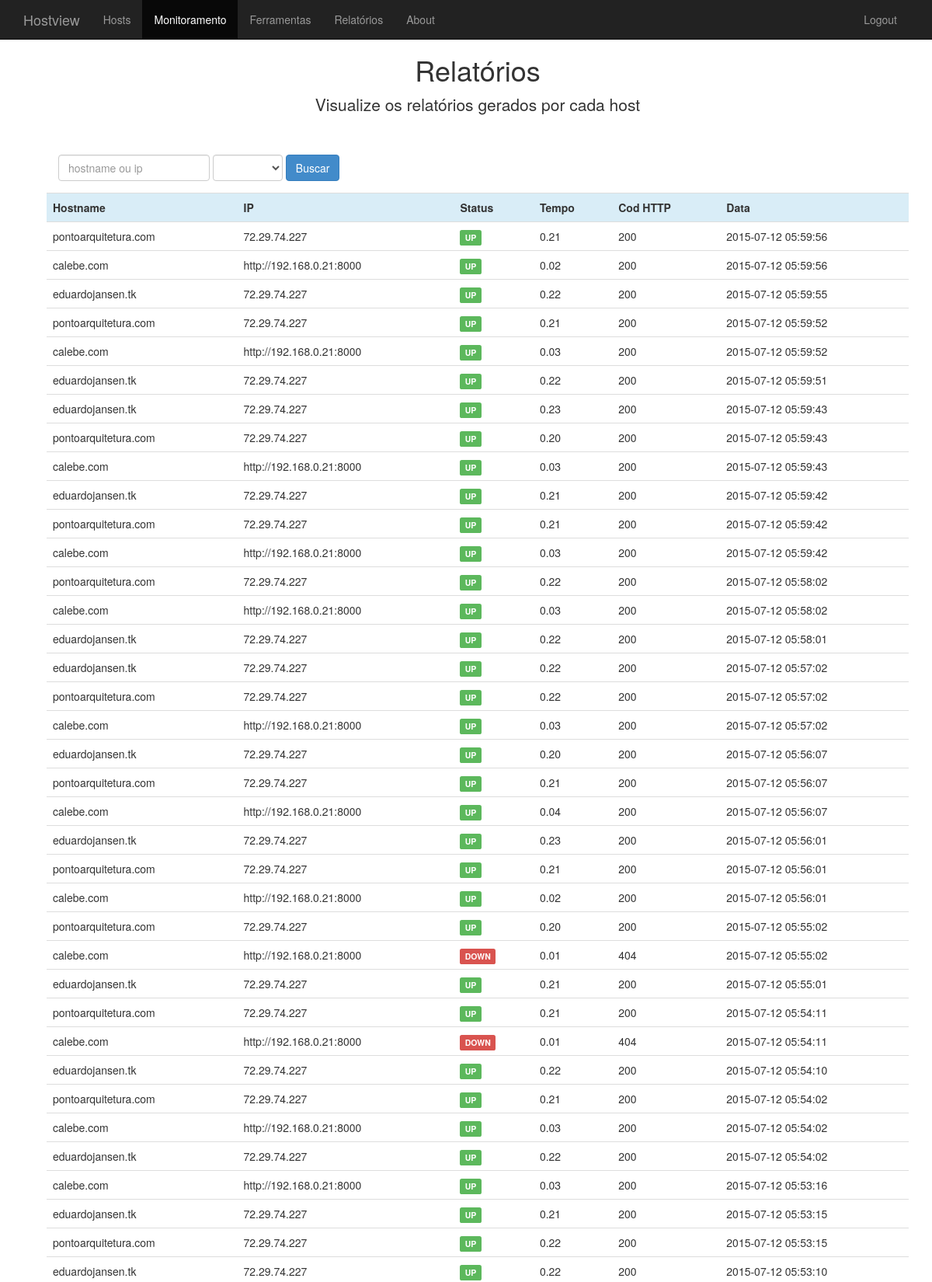
Screenshot of /relatorios.php (signed in, upper part) with the database file from the repository.
### tables this page shows
CREATE TABLE IF NOT EXISTS `tb_monitoramento` (
  `id` int(11) NOT NULL AUTO_INCREMENT,
  `host_id` int(11) NOT NULL,
  `data` timestamp NOT NULL DEFAULT CURRENT_TIMESTAMP ON UPDATE CURRENT_TIMESTAMP,
  `http` tinyint(1) NOT NULL,
  `total_time` decimal(15,2) DEFAULT NULL,
  `http_cod` varchar(8) NOT NULL,
  PRIMARY KEY (`id`),
  KEY `host_id` (`host_id`),
  KEY `host_id_2` (`host_id`)
);

CREATE TABLE IF NOT EXISTS `tb_hosts` (
  `id` int(11) NOT NULL AUTO_INCREMENT,
  `hostname` varchar(100) NOT NULL,
  `ip` varchar(100) NOT NULL,
  `monitorar` tinyint(1) NOT NULL,
  PRIMARY KEY (`id`)
);

### relatorios.php (the view, shortened to what this page needs)
<?php
include_once "includes/topo.php";
include_once 'db/dbConnect.php';
$where = "";
$sql = "SELECT * FROM tb_monitoramento as m INNER JOIN tb_hosts as h ON m.host_id = h.id  {$where} ORDER BY data DESC";
$resultSet = $pdo->query($sql);
?>
<div class="container">
    <div class="text-center">
        <h1>Relatórios</h1>
        <p class="lead">Visualize os relatórios gerados por cada host</p>
    </div>
    <div class="panel-body">
        <div class="panel-body">
            <form class="form-inline" method="POST" action="relatorios.php">
                <div class="form-group">
                    <input name="filtro" type="text" class="form-control" id="exampleInputName2" placeholder="hostname ou ip">
                </div>
                <div class="form-group">
                    <select name="status" class="form-control">
                        <option></option>
                        <option>UP</option>
                    </select>
                </div>
                <button name="submit" type="submit" class="btn btn-primary" value="Filtrar">Buscar</button>
            </form>
        </div>
        <table class="table">
            <tr class="info">
                <th>Hostname</th>
                <th>IP</th>
                <th>Status</th>
                <th>Tempo</th>
                <th>Cod HTTP</th>
                <th>Data</th>
            </tr>
            <?php
            if ($resultSet) {
                foreach ($resultSet->fetchAll(PDO::FETCH_ASSOC) as $host) {
                    if ($host['http'] == 1) {
                        $retorno['status'] = "UP";
                        $retorno['class'] = "label-success";
                    } else {
                        $retorno['status'] = "DOWN";
                        $retorno['class'] = "label-danger";
                    }
                    ?>
                    <tr>
                        <td><?php echo $host['hostname']; ?></td>
                        <td><?php echo $host['ip']; ?></td>
                        <td>
                            <span class="label <?php echo $retorno['class']; ?>"><?php echo $retorno['status']; ?></span>
                        </td>
                        <td><?php echo $host['total_time']; ?></td>
                        <td><?php echo $host['http_cod']; ?></td>
                        <td><?php echo $host['data']; ?></td>
                    </tr>
                    <?php
                }
            }
            ?>
        </table>
    </div>
</div>
<?php include_once "includes/rodape.php"; ?>

### css/styles.css (style rules this page uses)
body { padding-top: 50px; }

### rows the page displays
tb_monitoramento: host.hostname "pontoarquitetura.com", host.ip "72.29.74.227", status "UP", total_time "0.21", http_cod "200", data "2015-07-12 05:59:56"
tb_monitoramento: host.hostname "calebe.com", host.ip "http://192.168.0.21:8000", status "UP", total_time "0.02", http_cod "200", data "2015-07-12 05:59:56"
tb_monitoramento: host.hostname "eduardojansen.tk", host.ip "72.29.74.227", status "UP", total_time "0.22", http_cod "200", data "2015-07-12 05:59:55"
tb_monitoramento: host.hostname "pontoarquitetura.com", host.ip "72.29.74.227", status "UP", total_time "0.21", http_cod "200", data "2015-07-12 05:59:52"
tb_monitoramento: host.hostname "calebe.com", host.ip "http://192.168.0.21:8000", status "UP", total_time "0.03", http_cod "200", data "2015-07-12 05:59:52"
tb_monitoramento: host.hostname "eduardojansen.tk", host.ip "72.29.74.227", status "UP", total_time "0.22", http_cod "200", data "2015-07-12 05:59:51"
tb_monitoramento: host.hostname "eduardojansen.tk", host.ip "72.29.74.227", status "UP", total_time "0.23", http_cod "200", data "2015-07-12 05:59:43"
tb_monitoramento: host.hostname "pontoarquitetura.com", host.ip "72.29.74.227", status "UP", total_time "0.20", http_cod "200", data "2015-07-12 05:59:43"
tb_monitoramento: host.hostname "calebe.com", host.ip "http://192.168.0.21:8000", status "UP", total_time "0.03", http_cod "200", data "2015-07-12 05:59:43"
tb_monitoramento: host.hostname "eduardojansen.tk", host.ip "72.29.74.227", status "UP", total_time "0.21", http_cod "200", data "2015-07-12 05:59:42"
tb_monitoramento: host.hostname "pontoarquitetura.com", host.ip "72.29.74.227", status "UP", total_time "0.21", http_cod "200", data "2015-07-12 05:59:42"
tb_monitoramento: host.hostname "calebe.com", host.ip "http://192.168.0.21:8000", status "UP", total_time "0.03", http_cod "200", data "2015-07-12 05:59:42"
tb_monitoramento: host.hostname "pontoarquitetura.com", host.ip "72.29.74.227", status "UP", total_time "0.22", http_cod "200", data "2015-07-12 05:58:02"
tb_monitoramento: host.hostname "calebe.com", host.ip "http://192.168.0.21:8000", status "UP", total_time "0.03", http_cod "200", data "2015-07-12 05:58:02"
tb_monitoramento: host.hostname "eduardojansen.tk", host.ip "72.29.74.227", status "UP", total_time "0.22", http_cod "200", data "2015-07-12 05:58:01"
tb_monitoramento: host.hostname "eduardojansen.tk", host.ip "72.29.74.227", status "UP", total_time "0.22", http_cod "200", data "2015-07-12 05:57:02"
tb_monitoramento: host.hostname "pontoarquitetura.com", host.ip "72.29.74.227", status "UP", total_time "0.22", http_cod "200", data "2015-07-12 05:57:02"
tb_monitoramento: host.hostname "calebe.com", host.ip "http://192.168.0.21:8000", status "UP", total_time "0.03", http_cod "200", data "2015-07-12 05:57:02"
tb_monitoramento: host.hostname "eduardojansen.tk", host.ip "72.29.74.227", status "UP", total_time "0.20", http_cod "200", data "2015-07-12 05:56:07"
tb_monitoramento: host.hostname "pontoarquitetura.com", host.ip "72.29.74.227", status "UP", total_time "0.21", http_cod "200", data "2015-07-12 05:56:07"
tb_monitoramento: host.hostname "calebe.com", host.ip "http://192.168.0.21:8000", status "UP", total_time "0.04", http_cod "200", data "2015-07-12 05:56:07"
tb_monitoramento: host.hostname "eduardojansen.tk", host.ip "72.29.74.227", status "UP", total_time "0.23", http_cod "200", data "2015-07-12 05:56:01"
tb_monitoramento: host.hostname "pontoarquitetura.com", host.ip "72.29.74.227", status "UP", total_time "0.21", http_cod "200", data "2015-07-12 05:56:01"
tb_monitoramento: host.hostname "calebe.com", host.ip "http://192.168.0.21:8000", status "UP", total_time "0.02", http_cod "200", data "2015-07-12 05:56:01"
tb_monitoramento: host.hostname "pontoarquitetura.com", host.ip "72.29.74.227", status "UP", total_time "0.20", http_cod "200", data "2015-07-12 05:55:02"
tb_monitoramento: host.hostname "calebe.com", host.ip "http://192.168.0.21:8000", status "DOWN", total_time "0.01", http_cod "404", data "2015-07-12 05:55:02"
tb_monitoramento: host.hostname "eduardojansen.tk", host.ip "72.29.74.227", status "UP", total_time "0.21", http_cod "200", data "2015-07-12 05:55:01"
tb_monitoramento: host.hostname "pontoarquitetura.com", host.ip "72.29.74.227", status "UP", total_time "0.21", http_cod "200", data "2015-07-12 05:54:11"
tb_monitoramento: host.hostname "calebe.com", host.ip "http://192.168.0.21:8000", status "DOWN", total_time "0.01", http_cod "404", data "2015-07-12 05:54:11"
tb_monitoramento: host.hostname "eduardojansen.tk", host.ip "72.29.74.227", status "UP", total_time "0.22", http_cod "200", data "2015-07-12 05:54:10"
tb_monitoramento: host.hostname "pontoarquitetura.com", host.ip "72.29.74.227", status "UP", total_time "0.21", http_cod "200", data "2015-07-12 05:54:02"
tb_monitoramento: host.hostname "calebe.com", host.ip "http://192.168.0.21:8000", status "UP", total_time "0.03", http_cod "200", data "2015-07-12 05:54:02"
tb_monitoramento: host.hostname "eduardojansen.tk", host.ip "72.29.74.227", status "UP", total_time "0.22", http_cod "200", data "2015-07-12 05:54:02"
tb_monitoramento: host.hostname "calebe.com", host.ip "http://192.168.0.21:8000", status "UP", total_time "0.03", http_cod "200", data "2015-07-12 05:53:16"
tb_monitoramento: host.hostname "eduardojansen.tk", host.ip "72.29.74.227", status "UP", total_time "0.21", http_cod "200", data "2015-07-12 05:53:15"
tb_monitoramento: host.hostname "pontoarquitetura.com", host.ip "72.29.74.227", status "UP", total_time "0.22", http_cod "200", data "2015-07-12 05:53:15"
tb_monitoramento: host.hostname "eduardojansen.tk", host.ip "72.29.74.227", status "UP", total_time "0.22", http_cod "200", data "2015-07-12 05:53:10"
